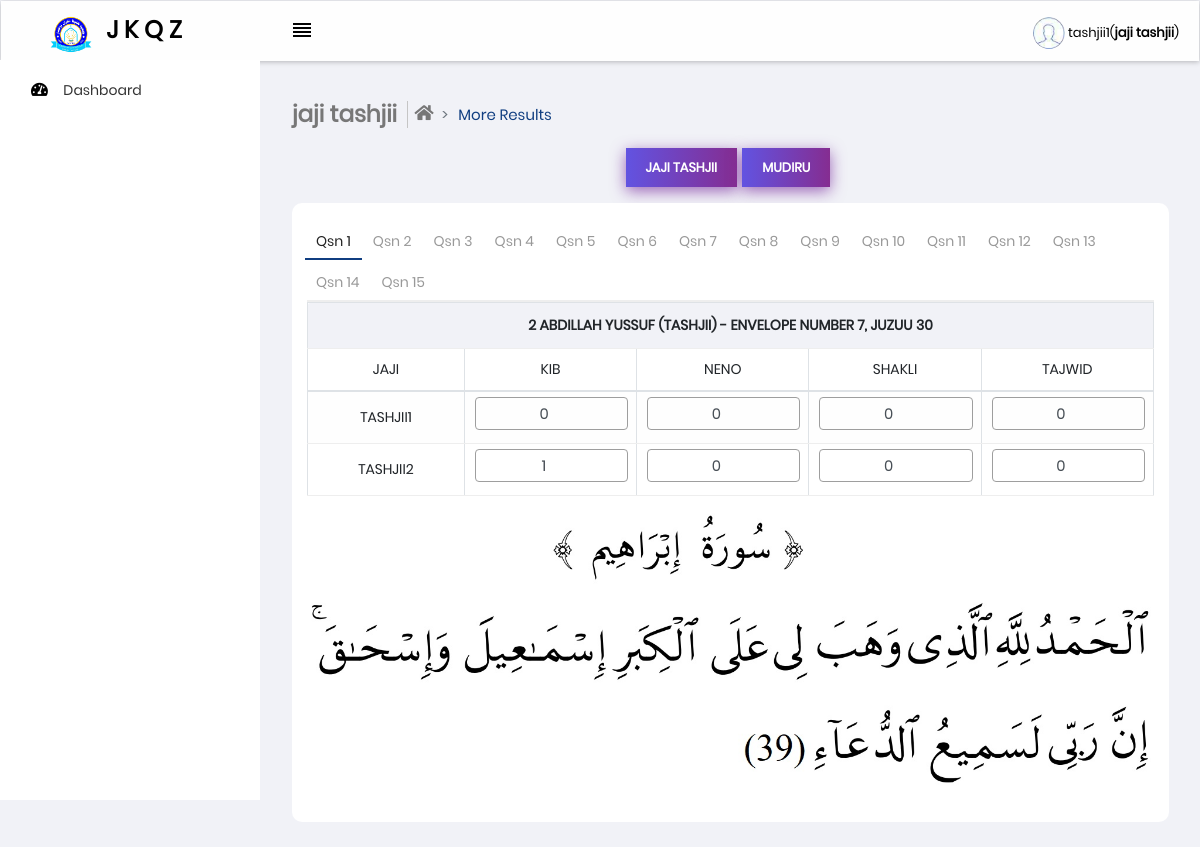
Page /edit-results.php?eid=39&type=tashjii (signed in) on the committed database.
### tables this page shows
CREATE TABLE IF NOT EXISTS `tbl_participant` (
  `participant_id` int(11) NOT NULL AUTO_INCREMENT,
  `participant_fname` varchar(30) DEFAULT NULL,
  `participant_mname` varchar(30) DEFAULT NULL,
  `participant_lname` varchar(30) DEFAULT NULL,
  `participant_gender` varchar(30) DEFAULT NULL,
  `participant_dob` varchar(30) DEFAULT NULL,
  `participant_image` varchar(255) DEFAULT NULL,
  `participant_address` varchar(30) DEFAULT NULL,
  `participant_juzuu` int(11) DEFAULT NULL,
  `participant_type` varchar(10) DEFAULT NULL,
  `participant_school` varchar(30) DEFAULT NULL,
  `participant_education_level` varchar(30) DEFAULT NULL,
  `participant_madrasa` varchar(30) DEFAULT NULL,
  `participant_country` varchar(30) DEFAULT NULL,
  `participant_added_by` varchar(30) DEFAULT NULL,
  `participant_added_date` varchar(20) DEFAULT NULL,
  `participant_modified_by` varchar(30) DEFAULT NULL,
  `participant_modified_date` varchar(20) DEFAULT NULL,
  `participant_deleted_by` varchar(30) DEFAULT NULL,
  `participant_deleted_date` varchar(20) DEFAULT NULL,
  `participant_status` varchar(30) DEFAULT NULL,
  `compertition_id` int(11) DEFAULT NULL,
  PRIMARY KEY (`participant_id`),
  UNIQUE KEY `participant_added_date` (`participant_added_date`),
  UNIQUE KEY `participant_modified_date` (`participant_modified_date`),
  UNIQUE KEY `participant_deleted_date` (`participant_deleted_date`),
  KEY `fk5` (`compertition_id`)
);

CREATE TABLE IF NOT EXISTS `tbl_setting` (
  `setting_id` int(11) NOT NULL AUTO_INCREMENT,
  `setting_name` varchar(30) DEFAULT NULL,
  `setting_value1` varchar(30) DEFAULT NULL,
  `setting_value2` varchar(30) DEFAULT NULL,
  `setting_value3` varchar(30) DEFAULT NULL,
  `setting_value4` varchar(30) DEFAULT NULL,
  `setting_value5` varchar(30) DEFAULT NULL,
  `setting_value6` varchar(30) DEFAULT NULL,
  `setting_value7` varchar(30) DEFAULT NULL,
  `setting_added_by` int(11) DEFAULT NULL,
  `setting_added_date` varchar(30) DEFAULT NULL,
  `setting_modify_by` int(11) DEFAULT NULL,
  `setting_modify_date` varchar(30) DEFAULT NULL,
  `setting_deleted_by` int(11) DEFAULT NULL,
  `setting_deleted_date` varchar(30) DEFAULT NULL,
  `setting_status` varchar(30) DEFAULT NULL,
  `compertition_id` int(11) DEFAULT NULL,
  PRIMARY KEY (`setting_id`),
  UNIQUE KEY `setting_added_date` (`setting_added_date`),
  UNIQUE KEY `setting_modify_date` (`setting_modify_date`),
  UNIQUE KEY `setting_deleted_date` (`setting_deleted_date`),
  KEY `fk4` (`compertition_id`)
);

CREATE TABLE IF NOT EXISTS `tbl_question` (
  `question_id` int(11) NOT NULL AUTO_INCREMENT,
  `question_path` varchar(300) DEFAULT NULL,
  `question_added_by` varchar(30) DEFAULT NULL,
  `question_added_date` varchar(20) DEFAULT NULL,
  `question_modified_by` varchar(30) DEFAULT NULL,
  `question_modified_date` varchar(20) DEFAULT NULL,
  `question_deleted_by` varchar(30) DEFAULT NULL,
  `question_deleted_date` varchar(20) DEFAULT NULL,
  `question_status` varchar(30) DEFAULT NULL,
  `envelope_id` int(11) DEFAULT NULL,
  PRIMARY KEY (`question_id`),
  UNIQUE KEY `question_added_date` (`question_added_date`),
  UNIQUE KEY `question_modified_date` (`question_modified_date`),
  UNIQUE KEY `question_deleted_date` (`question_deleted_date`),
  KEY `fk6` (`envelope_id`)
);

### class/jaji.php (the view, shortened to what this page needs)
<?php
require_once 'connection.php';
class Jaji{
    function generateJajiTableHead($questionId, $type, $userId = "all", $title = "", $participant_type = ""){
        global $connect;
        $query =  $connect->prepare("SELECT * FROM tbl_setting, tbl_compertition WHERE tbl_setting.compertition_id = tbl_compertition.compertition_id AND tbl_compertition.compertition_status = ? AND tbl_setting.setting_value5 = ? AND tbl_setting.setting_name = ? AND tbl_setting.setting_status = ? ORDER BY tbl_setting.setting_value3 ASC");
        $query->bind_param('ssss', $status, $type, $marking_column, $status);
        $query->execute();
        $result = $query->get_result();
        $column = mysqli_num_rows($result);
        $check = 1;
        print"<div class='table-responsive'>
            <table class='table table-bordered table-striped center'>
                <thead><tr><th class='upper center' colspan='20'>".$title."</th></tr>";
        if (mysqli_num_rows($result) > 0) {
            $ar_setting = $ar_userid = $ar_username = array();
            if ($userId == "all") {
                print"<td class='upper center' title='JAJI NAME' data-toggle='tooltip' data-original-title='JAJI NAME'>JAJI</td>";
            }
            if ($participant_type == "") {
                while($row = mysqli_fetch_assoc($result)){
                    array_push($ar_setting, $row['setting_id']);
                    print"<td class='upper center' title='".$row['setting_value4']." - alama (".$row['setting_value2'].")' data-toggle='tooltip' data-original-title='".$row['setting_value4']."'>".$row['setting_value1']."</td>";
                }
            }
            print"</thead><tbody>";
          if ($userId == "all") {
                $query1 = $connect->prepare("SELECT tbl_user.user_id, tbl_user.username FROM tbl_privellege, tbl_user, tbl_setting_question, tbl_question WHERE tbl_privellege.privellege_id = tbl_user.privellege_id AND tbl_user.user_id = tbl_setting_question.user_id AND tbl_setting_question.question_id = tbl_question.question_id AND tbl_question.question_status <> ? AND tbl_privellege.privellege_option = ? AND tbl_question.question_id = ? ORDER BY tbl_user.user_id");
                $query1->bind_param('sss', $status1, $type, $questionId);
            }
            $query1->execute();
            $result1 = $query1->get_result();
            if (mysqli_num_rows($result1) > 0) {
                if ($participant_type == "") {
                    foreach ($result1 as $key => $value) {
                        $id = $value['user_id'];
                        if ($check != $id) {
                            array_push($ar_userid, $value['user_id']);
                            array_push($ar_username, $value['username']);
                            $check = $value['user_id'];
                        }
                    }
                    if (count($ar_userid) > 0) {
                        for ($i=0; $i < count($ar_userid); $i++) {
                            $userid = $ar_userid[$i];
                            $username = $ar_username[$i];
                            print "<tr>";
                            if ($userId == "all") {
                                print "<td class='center upper'>".$username."</td>";
                            }
                            for($x=0; $x < $column; $x++){
                                $settingId = $ar_setting[$x];
                                $this->generateJajiTableData($settingId, $questionId, $userid);
                            }
                            Print "</tr>";
                        }
                    }
                }
            }
        }
        print"</tbody></table></div>";
    }
    function generateJajiTableData($settingId, $questionId, $userId){
        global $connect;
        $query =  $connect->prepare("SELECT * FROM tbl_setting_question WHERE setting_id = ? AND question_id = ? AND user_id = ?");
        $query->bind_param('iii', $settingId, $questionId, $userId);
        $query->execute();
        $result = $query->get_result();
        if (mysqli_num_rows($result) > 0) {
            $row = mysqli_fetch_assoc($result);
            $setting_question_id = $row['setting_question_id'];
            print"<td>
                <input id='".$setting_question_id."' type='number' class='form-control mark center border' max='6' min='0' name='".$setting_question_id."' value='".$row['value']."' oninput='updateJajiData(\"".$setting_question_id."\")' required=''>
            </td>";
        }else{
            $query =  $connect->prepare("INSERT INTO `tbl_setting_question`(`setting_id`, `question_id`, `user_id`, `value`) VALUES(?,?,?,?)");
            $query->bind_param('iiii', $settingId, $questionId, $userId, $value);
            $value = 0;
            $query->execute();
            print"<script>window.location.href = 'home.php';</script>";
        }
    }
    function fetchParticipantResults($envelope_id, $type){
        global $connect;
        $query =  $connect->prepare("SELECT tbl_participant.participant_fname, tbl_participant.participant_mname, tbl_participant.participant_lname, tbl_participant.participant_type, tbl_participant.participant_juzuu, tbl_envelope.envelope_number, tbl_envelope.envelope_juzuu, tbl_question.question_id, tbl_question.question_path  FROM tbl_participant, tbl_participant_envelope, tbl_envelope, tbl_question WHERE tbl_participant.participant_id = tbl_participant_envelope.participant_id AND tbl_participant_envelope.envelope_id = tbl_envelope.envelope_id AND tbl_envelope.envelope_id = tbl_question.envelope_id AND tbl_envelope.envelope_id = ? AND tbl_question.question_status <> ?");
        $query->bind_param('ss',$envelope_id, $status);
        $status = "deleted";
        $query->execute();
        $result = $query->get_result();
        if(mysqli_num_rows($result) > 0){
            $qsn  = 1;
            $count = mysqli_num_rows($result);
            print "<ul class='nav nav-tabs' role='tablist'>";
            for($i=1; $i <= $count; $i++){
                print "<li role='presentation'>";
                if ($i == 1) {
                    print"<a href='#qs".$i."' data-toggle='tab' class='show active'>Qsn ".$i."</a>";
                }else{
                    print"<a href='#qs".$i."' data-toggle='tab' class=''>Qsn ".$i."</a>";
                }
                print "</li>";
            }
            print "</ul>
                <center><div class='tab-content'>";
            while($row = mysqli_fetch_assoc($result)){
                $title = $row['participant_fname']." ".$row['participant_mname']." ".$row['participant_lname']." (".$row['participant_type'].") - Envelope number ".$row['envelope_number'].", Juzuu ".$row['participant_juzuu'];
                if ($qsn == 1) {
                    print "<div role='tabpanel' class='tab-pane fade in active show' id='qs".$qsn."'>";
                }else{
                    print "<div role='tabpanel' class='tab-pane fade in' id='qs".$qsn."'>";
                }
                print "<div class='sticky'>";
                    $this->generateJajiTableHead($row['question_id'], $type, "all", $title, null);
                    print"</div>
                        <img class='img-responsive max-width' src='".$row['question_path']."'/>
                    </div>";
                $qsn+=1;
            }
            print "</div>
            </center>";
        }
    }
    function judgedBy($envelope_id){
        global $connect;
        $query =  $connect->prepare("SELECT tbl_user.user_id, tbl_privellege.privellege_option FROM tbl_privellege, tbl_user, tbl_setting_question, tbl_question WHERE tbl_privellege.privellege_id = tbl_user.privellege_id AND tbl_user.user_id = tbl_setting_question.user_id AND tbl_setting_question.question_id = tbl_question.question_id AND tbl_question.question_status <> ? AND tbl_question.envelope_id = ? ORDER BY tbl_privellege.privellege_option");
        $query->bind_param('si', $deleted, $envelope_id);
        $deleted = "deleted";
        $query->execute();
        $result = $query->get_result();
        if (mysqli_num_rows($result) > 0) {
            $prv = array();
            $prv_list = array();
            $query1 =  $connect->prepare("SELECT privellege_option FROM tbl_privellege WHERE privellege_status <> ? ORDER BY privellege_option");
            $query1->bind_param('s', $deleted);
            $query1->execute();
            $result1 = $query1->get_result();
            foreach ($result1 as $key => $value) {
                array_push($prv_list, $value['privellege_option']);
            }
            foreach ($result as $key => $value) {
                if (in_array($value['privellege_option'], $prv_list)) {
                    array_push($prv, $value['privellege_option']);
                    $prv_list = array_diff($prv_list, [$value['privellege_option']]);
                }
            }
            foreach ($prv as $key => $value) {
                print "<a href='?eid=".$envelope_id."&type=".$value."' class='btn-hover color-6 upper'>".$value."</a>";
            }
        }
    }
}

### assets/css/styles/all-themes.css (style rules this page uses)
.theme-blue .nav-tabs>li>a:before { border-bottom:2px solid #103e81 }

### edit-results.php (style rules this page uses)
.btn-hover { padding: 10px 20px; margin-right: 5px; }

### rows in the picture
tbl_participant: username "TASHJII1", value "0", username "TASHJII2", value "1", tbl_question.question_path (picture)
tbl_setting: setting_value1 "KIB"
tbl_setting: setting_value1 "NENO"
tbl_setting: setting_value1 "SHAKLI"
tbl_setting: setting_value1 "TAJWID"

### other values in the picture
$_SESSION['jkqz_name'] "tashjii1"
$_SESSION['jkqz_privellege'] "jaji tashjii"
$value "JAJI TASHJII"
$value "MUDIRU"
